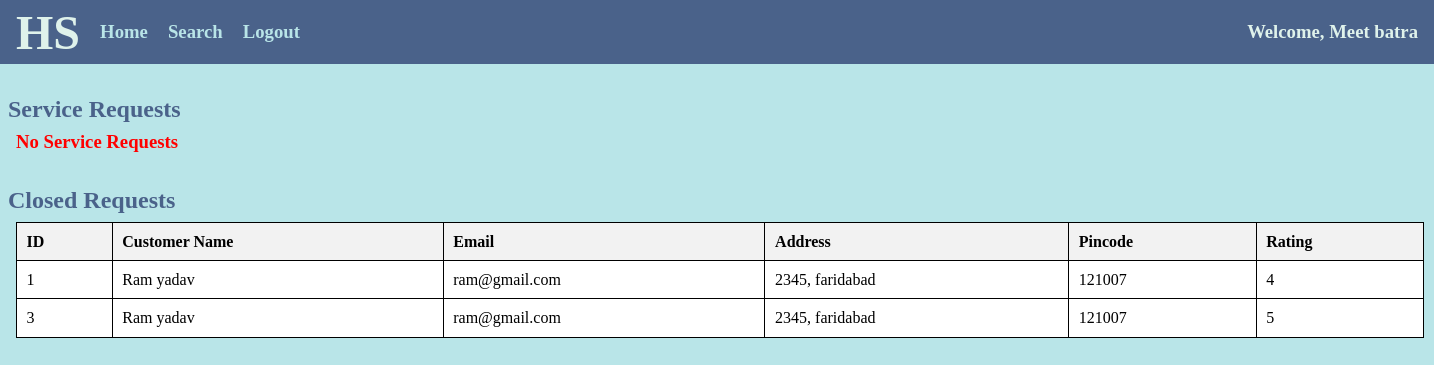
The page /prof/1/home on the database its author committed.
### app.py (models this page shows)
class Professional(db.Model):
    __tablename__="professionals"
    id = db.Column(db.Integer, primary_key=True, autoincrement=True)
    name = db.Column(db.String, nullable=False)
    email = db.Column(db.String, nullable=False, unique=True)
    passw = db.Column(db.String, nullable=False)
    service_id = db.Column(db.Integer, nullable=False)
    service_name = db.Column(db.String, nullable=False)
    experience = db.Column(db.Integer)
    address = db.Column(db.String)
    pincode = db.Column(db.String, nullable=False)
    status = db.Column(db.String, nullable=False)

class Service_Request(db.Model):
    __tablename__="service_requests"
    id = db.Column(db.Integer, primary_key=True, autoincrement=True)
    service_id = db.Column(db.Integer, db.ForeignKey('services.id'), nullable=False)
    cust_id = db.Column(db.Integer, db.ForeignKey('customers.id'), nullable=False)
    prof_id = db.Column(db.Integer, db.ForeignKey('professionals.id'), nullable=False)
    status = db.Column(db.String, nullable=False)
    rating = db.Column(db.Integer, default=0)

class Customer(db.Model):
    __tablename__="customers"
    id = db.Column(db.Integer, primary_key=True, autoincrement=True)
    name = db.Column(db.String, nullable=False)
    email = db.Column(db.String, unique=True, nullable=False)
    passw = db.Column(db.String, nullable=False)
    address = db.Column(db.String)
    pincode = db.Column(db.String, nullable=False)
    status = db.Column(db.String, nullable=False)

### app.py (the view)
@app.route('/prof/<int:id>/home')
def prof_home(id):
    prof=Professional.query.filter_by(id=id).first()
    reqs=Service_Request.query.filter_by(status="requested", service_id=prof.service_id).all()
    preqs=Service_Request.query.filter_by(prof_id=id, status="pending").all()
    customers=Customer.query.all()
    creqs=Service_Request.query.filter_by(prof_id=id, status="completed").all()
    Oreqs=[]
    Creqs=[]
    for customer in customers:
        for req in reqs:
            if(req.cust_id==customer.id):
                Oreqs.append((req,customer))
        for req in creqs:
            if(req.cust_id==customer.id):
                Creqs.append((req,customer))
    for req in preqs:
        for customer in customers:
            if(req.cust_id==customer.id):
                Oreqs.append((req,customer))
    return render_template('prof_home.html', prof=prof,open_reqs=Oreqs,closed_reqs=Creqs)

### templates/prof_home.html (shortened to what this page needs)
<!DOCTYPE html>
<html lang="en">
<head>
    <link rel="stylesheet" href="/static/style_admin_prof.css">
</head>
<body>
    {% if prof.status=="Blocked" %}
    <div class="heading">
        <h1>Household Services</h1>
    </div>
    <div class="alert">
        <h1>You are Blocked</h1>
        <a href="/"><button>Go Back</button></a>
    </div>
    {% else %}
    <div class="nav">
        <h1>HS</h1>
        <div class="options">
            <h3><a href="/{{prof.name}}/{{prof.id}}/home">Home</a></h3>
            <h3><a href="/prof/{{prof.id}}/search">Search</a></h3>
            <h3><a href="/">Logout</a></h3>
        </div>
        <div class="greet">
            <h3>Welcome, {{prof.name}}</h3>
        </div>
    </div>
    <div class="container">
        <div class="Oreqs">
            <h2>Service Requests</h2>
            {% if open_reqs|length==0 %}
                <div class="msg">
                    <h3>No Service Requests</h3>
                </div>
            {% endif %}
        </div>
        <div class="Creqs">
            <h2>Closed Requests</h2>
            {% if closed_reqs|length==0 %}
                <div class="msg">
                    <h3>No Past Requests</h3>
                </div>
            {% else %}
            <table>
                <tr>
                    <th>ID</th>
                    <th>Customer Name</th>
                    <th>Email</th>
                    <th>Address</th>
                    <th>Pincode</th>
                    <th>Rating</th>
                </tr>
                {% for req,cust in closed_reqs %}
                    <tr>
                        <td>{{req.id}}</td>
                        <td>{{cust.name}}</td>
                        <td>{{cust.email}}</td>
                        <td>{{cust.address}}</td>
                        <td>{{cust.pincode}}</td>
                        <td>{{req.rating}}</td>
                    </tr>
                {% endfor %}
            </table>
            {% endif %}
        </div>
    </div>
    {% endif %}
</body>
</html>

### static/style_admin_prof.css (style rules this page uses)
* { margin: 0; padding: 0; }
.nav { height: 4rem; width:100%; display: flex; align-items: center; color: #DFF2EB; background-color: #4A628A; margin-bottom: 2rem; }
h1 { margin-left: 1rem; font-size: 3rem; }
a { text-decoration: none; }
.options a { color: #B9E5E8; }
.options { height: 2rem; width: 15rem; display: flex; align-items: center; justify-content: space-evenly; }
.greet { position: absolute; right:1rem; }
body { background-color: #B9E5E8; }
table { border-collapse: collapse; width: 88rem; margin-left: 1rem; }
th, td { border: 0.1rem solid black; padding: 0.6rem; text-align: left; background-color: white; }
th { background-color: #f2f2f2; }
h2 { color: #4A628A; margin-bottom: 0.5rem; margin-left: 0.5rem; }
.msg { display: flex; width: 12rem; height: 1.5rem; padding-left: 1rem; justify-content: space-between; color: red; }
.msg h3 { color: red; }
.Oreqs { margin-bottom: 2rem; }

### rows shown on the page
Professional: name "Meet batra"
Service_Request: id "1", name "Ram yadav", email "ram@gmail.com", address "2345, faridabad", pincode "121007", rating "4"
Service_Request: id "3", name "Ram yadav", email "ram@gmail.com", address "2345, faridabad", pincode "121007", rating "5"
